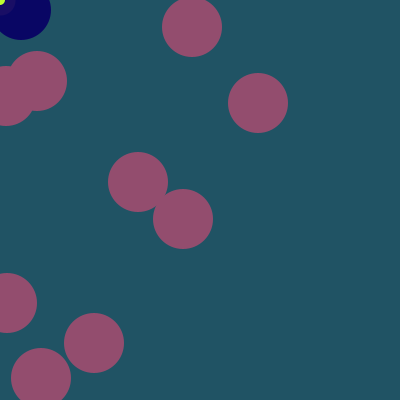
Frame 1 (no input)
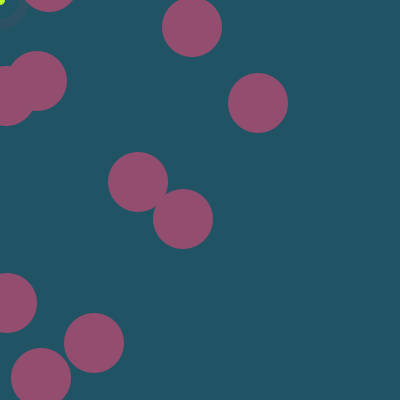
Frame 60 (the mouse pressed at the canvas centre just before this capture)
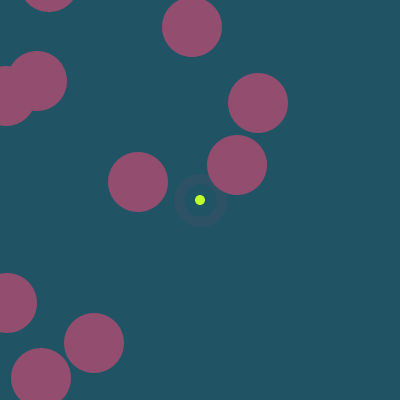
Frame 120 (the mouse held since frame 60 and released just before this capture)

The Processing sketch that drew these frames (run headless with seeded random() and noise(); from frame 60 on, the mouse is pressed at the canvas centre):

// Processing sketch: processing_42168
// ── processing_42168.pde

int x[] = new int[10];
int y[] = new int[10];
int c = 20;
int w = 60;
int speed[]= new int[10];


void setup() {
  size(400, 400);
  smooth();

  for (int i=0; i < x.length; i=i+1) {
    x[i] = int(random(width));
    y[i] = int(random(height));

    speed[i] = int(random(2,4));
  }
}

void draw() {
  noStroke();
  fill(32, 83, 100);
  rect(0, 0, width, height);

  for (int i=0; i < x.length; i=i+1) {
    if (dist(x[i], y[i], mouseX, mouseY) <=50) {
      if (x[i] > width || x[i]<0) {
        if (y[i] > height || y[i]<0) {
          speed[i]= speed[i]*-1;
        }
      }
        fill(x[i]/2, y[i]/2, 100);
        x[i] = x[i] + speed[i];
        y[i] = y[i] - speed[i];
      }
      else {
        fill(147, 77, 110);
      }
      ellipse(x[i], y[i], w, w);
    }


    fill(192, 255, 49);
    stroke (147, 77, 110, 30);
    strokeWeight(c);
    if (c > 50) { 
      c = 20;
    }
    else {
      c=c+1;
    }
    noCursor();
    ellipse (mouseX, mouseY, 10, 10);
  }
